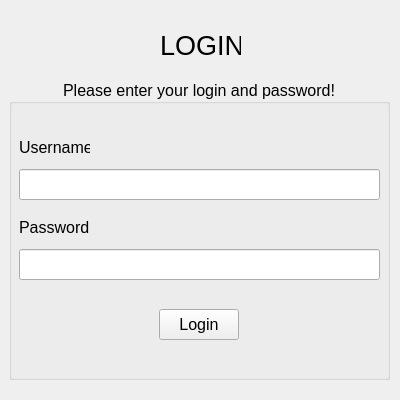
<?xml version="1.0" encoding="UTF-8"?>
<ui version="4.0">
 <class>MainWindow</class>
 <widget class="QMainWindow" name="MainWindow">
  <property name="geometry">
   <rect>
    <x>0</x>
    <y>0</y>
    <width>400</width>
    <height>400</height>
   </rect>
  </property>
  <property name="windowTitle">
   <string>MainWindow</string>
  </property>
  <property name="styleSheet">
   <string notr="true"/>
  </property>
  <widget class="QWidget" name="centralwidget">
   <widget class="QGroupBox" name="groupBox">
    <property name="geometry">
     <rect>
      <x>9</x>
      <y>79</y>
      <width>381</width>
      <height>301</height>
     </rect>
    </property>
    <property name="font">
     <font>
      <pointsize>12</pointsize>
      <italic>false</italic>
      <bold>false</bold>
      <underline>false</underline>
      <strikeout>false</strikeout>
      <kerning>true</kerning>
     </font>
    </property>
    <property name="styleSheet">
     <string notr="true"/>
    </property>
    <property name="title">
     <string>Please enter your login and password!</string>
    </property>
    <property name="alignment">
     <set>Qt::AlignmentFlag::AlignCenter</set>
    </property>
    <widget class="QLabel" name="Username_label">
     <property name="geometry">
      <rect>
       <x>10</x>
       <y>60</y>
       <width>71</width>
       <height>16</height>
      </rect>
     </property>
     <property name="text">
      <string>Username</string>
     </property>
    </widget>
    <widget class="QLabel" name="Password_label">
     <property name="geometry">
      <rect>
       <x>10</x>
       <y>140</y>
       <width>71</width>
       <height>16</height>
      </rect>
     </property>
     <property name="text">
      <string>Password</string>
     </property>
    </widget>
    <widget class="QLineEdit" name="Username_line_edit">
     <property name="geometry">
      <rect>
       <x>10</x>
       <y>90</y>
       <width>361</width>
       <height>31</height>
      </rect>
     </property>
    </widget>
    <widget class="QLineEdit" name="Password_line_edit">
     <property name="geometry">
      <rect>
       <x>10</x>
       <y>170</y>
       <width>361</width>
       <height>31</height>
      </rect>
     </property>
     <property name="echoMode">
      <enum>QLineEdit::EchoMode::Password</enum>
     </property>
    </widget>
    <widget class="QPushButton" name="Login_button">
     <property name="geometry">
      <rect>
       <x>150</x>
       <y>230</y>
       <width>80</width>
       <height>31</height>
      </rect>
     </property>
     <property name="text">
      <string>Login</string>
     </property>
    </widget>
   </widget>
   <widget class="QLabel" name="Login_label">
    <property name="geometry">
     <rect>
      <x>160</x>
      <y>30</y>
      <width>81</width>
      <height>31</height>
     </rect>
    </property>
    <property name="font">
     <font>
      <pointsize>20</pointsize>
     </font>
    </property>
    <property name="styleSheet">
     <string notr="true"/>
    </property>
    <property name="text">
     <string>LOGIN</string>
    </property>
   </widget>
   <zorder>Login_label</zorder>
   <zorder>groupBox</zorder>
  </widget>
 </widget>
 <resources/>
 <connections/>
</ui>
